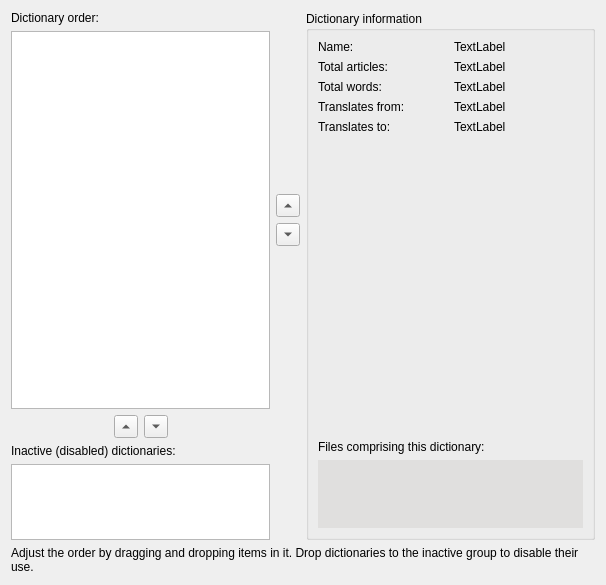
<?xml version="1.0" encoding="UTF-8"?>
<ui version="4.0">
 <class>OrderAndProps</class>
 <widget class="QWidget" name="OrderAndProps">
  <property name="geometry">
   <rect>
    <x>0</x>
    <y>0</y>
    <width>606</width>
    <height>585</height>
   </rect>
  </property>
  <property name="windowTitle">
   <string>Form</string>
  </property>
  <layout class="QVBoxLayout" name="verticalLayout_4">
   <item>
    <layout class="QHBoxLayout" name="horizontalLayout_2">
     <item>
      <layout class="QVBoxLayout" name="verticalLayout_3">
       <item>
        <layout class="QGridLayout" name="gridLayout_2" rowstretch="0,10,0,0,2">
         <item row="0" column="0">
          <widget class="QLabel" name="label">
           <property name="text">
            <string>Dictionary order:</string>
           </property>
          </widget>
         </item>
         <item row="1" column="0">
          <widget class="DictListWidget" name="dictionaryOrder"/>
         </item>
         <item row="1" column="1">
          <layout class="QVBoxLayout" name="verticalLayout_2">
           <item>
            <spacer name="verticalSpacer">
             <property name="orientation">
              <enum>Qt::Vertical</enum>
             </property>
             <property name="sizeHint" stdset="0">
              <size>
               <width>20</width>
               <height>40</height>
              </size>
             </property>
            </spacer>
           </item>
           <item>
            <widget class="QToolButton" name="moveActiveUp">
             <property name="text">
              <string>...</string>
             </property>
             <property name="arrowType">
              <enum>Qt::UpArrow</enum>
             </property>
            </widget>
           </item>
           <item>
            <widget class="QToolButton" name="moveActiveDown">
             <property name="text">
              <string>...</string>
             </property>
             <property name="arrowType">
              <enum>Qt::DownArrow</enum>
             </property>
            </widget>
           </item>
           <item>
            <spacer name="verticalSpacer_2">
             <property name="orientation">
              <enum>Qt::Vertical</enum>
             </property>
             <property name="sizeHint" stdset="0">
              <size>
               <width>20</width>
               <height>40</height>
              </size>
             </property>
            </spacer>
           </item>
          </layout>
         </item>
         <item row="2" column="0">
          <layout class="QHBoxLayout" name="horizontalLayout">
           <item>
            <spacer name="horizontalSpacer">
             <property name="orientation">
              <enum>Qt::Horizontal</enum>
             </property>
             <property name="sizeHint" stdset="0">
              <size>
               <width>40</width>
               <height>20</height>
              </size>
             </property>
            </spacer>
           </item>
           <item>
            <widget class="QToolButton" name="moveToActive">
             <property name="text">
              <string>...</string>
             </property>
             <property name="arrowType">
              <enum>Qt::UpArrow</enum>
             </property>
            </widget>
           </item>
           <item>
            <widget class="QToolButton" name="moveToInactive">
             <property name="text">
              <string>...</string>
             </property>
             <property name="arrowType">
              <enum>Qt::DownArrow</enum>
             </property>
            </widget>
           </item>
           <item>
            <spacer name="horizontalSpacer_2">
             <property name="orientation">
              <enum>Qt::Horizontal</enum>
             </property>
             <property name="sizeHint" stdset="0">
              <size>
               <width>40</width>
               <height>20</height>
              </size>
             </property>
            </spacer>
           </item>
          </layout>
         </item>
         <item row="3" column="0">
          <widget class="QLabel" name="label_2">
           <property name="text">
            <string>Inactive (disabled) dictionaries:</string>
           </property>
          </widget>
         </item>
         <item row="4" column="0">
          <widget class="DictListWidget" name="inactiveDictionaries"/>
         </item>
        </layout>
       </item>
      </layout>
     </item>
     <item>
      <widget class="QGroupBox" name="dictionaryInformation">
       <property name="title">
        <string>Dictionary information</string>
       </property>
       <layout class="QVBoxLayout" name="verticalLayout_5">
        <item>
         <layout class="QGridLayout" name="gridLayout">
          <item row="0" column="0">
           <widget class="QLabel" name="label_5">
            <property name="text">
             <string>Name:</string>
            </property>
           </widget>
          </item>
          <item row="0" column="1">
           <widget class="QLabel" name="dictionaryName">
            <property name="text">
             <string notr="true">TextLabel</string>
            </property>
            <property name="textFormat">
             <enum>Qt::PlainText</enum>
            </property>
           </widget>
          </item>
          <item row="1" column="1">
           <widget class="QLabel" name="dictionaryTotalArticles">
            <property name="text">
             <string notr="true">TextLabel</string>
            </property>
            <property name="textFormat">
             <enum>Qt::PlainText</enum>
            </property>
           </widget>
          </item>
          <item row="1" column="0">
           <widget class="QLabel" name="label_6">
            <property name="text">
             <string>Total articles:</string>
            </property>
           </widget>
          </item>
          <item row="2" column="0">
           <widget class="QLabel" name="label_7">
            <property name="text">
             <string>Total words:</string>
            </property>
           </widget>
          </item>
          <item row="2" column="1">
           <widget class="QLabel" name="dictionaryTotalWords">
            <property name="text">
             <string notr="true">TextLabel</string>
            </property>
            <property name="textFormat">
             <enum>Qt::PlainText</enum>
            </property>
           </widget>
          </item>
          <item row="3" column="0">
           <widget class="QLabel" name="label_9">
            <property name="text">
             <string>Translates from:</string>
            </property>
           </widget>
          </item>
          <item row="4" column="0">
           <widget class="QLabel" name="label_10">
            <property name="text">
             <string>Translates to:</string>
            </property>
           </widget>
          </item>
          <item row="3" column="1">
           <widget class="QLabel" name="dictionaryTranslatesFrom">
            <property name="text">
             <string notr="true">TextLabel</string>
            </property>
            <property name="textFormat">
             <enum>Qt::RichText</enum>
            </property>
           </widget>
          </item>
          <item row="4" column="1">
           <widget class="QLabel" name="dictionaryTranslatesTo">
            <property name="text">
             <string notr="true">TextLabel</string>
            </property>
            <property name="textFormat">
             <enum>Qt::RichText</enum>
            </property>
           </widget>
          </item>
         </layout>
        </item>
        <item>
         <spacer name="verticalSpacer_4">
          <property name="orientation">
           <enum>Qt::Vertical</enum>
          </property>
          <property name="sizeHint" stdset="0">
           <size>
            <width>20</width>
            <height>434</height>
           </size>
          </property>
         </spacer>
        </item>
        <item>
         <spacer name="horizontalSpacer_5">
          <property name="orientation">
           <enum>Qt::Horizontal</enum>
          </property>
          <property name="sizeHint" stdset="0">
           <size>
            <width>256</width>
            <height>20</height>
           </size>
          </property>
         </spacer>
        </item>
        <item>
         <widget class="QLabel" name="label_11">
          <property name="text">
           <string>Files comprising this dictionary:</string>
          </property>
         </widget>
        </item>
        <item>
         <widget class="QPlainTextEdit" name="dictionaryFileList">
          <property name="palette">
           <palette>
            <active>
             <colorrole role="Base">
              <brush brushstyle="SolidPattern">
               <color alpha="255">
                <red>224</red>
                <green>223</green>
                <blue>222</blue>
               </color>
              </brush>
             </colorrole>
            </active>
            <inactive>
             <colorrole role="Base">
              <brush brushstyle="SolidPattern">
               <color alpha="255">
                <red>224</red>
                <green>223</green>
                <blue>222</blue>
               </color>
              </brush>
             </colorrole>
            </inactive>
            <disabled>
             <colorrole role="Base">
              <brush brushstyle="SolidPattern">
               <color alpha="255">
                <red>224</red>
                <green>223</green>
                <blue>222</blue>
               </color>
              </brush>
             </colorrole>
            </disabled>
           </palette>
          </property>
          <property name="frameShape">
           <enum>QFrame::NoFrame</enum>
          </property>
          <property name="horizontalScrollBarPolicy">
           <enum>Qt::ScrollBarAlwaysOff</enum>
          </property>
          <property name="lineWrapMode">
           <enum>QPlainTextEdit::NoWrap</enum>
          </property>
         </widget>
        </item>
       </layout>
      </widget>
     </item>
    </layout>
   </item>
   <item>
    <widget class="QLabel" name="label_3">
     <property name="text">
      <string>Adjust the order by dragging and dropping items in it. Drop dictionaries to the inactive group to disable their use.</string>
     </property>
     <property name="wordWrap">
      <bool>true</bool>
     </property>
    </widget>
   </item>
  </layout>
 </widget>
 <customwidgets>
  <customwidget>
   <class>DictListWidget</class>
   <extends>QListWidget</extends>
   <header>groups_widgets.hh</header>
  </customwidget>
 </customwidgets>
 <resources/>
 <connections/>
</ui>
